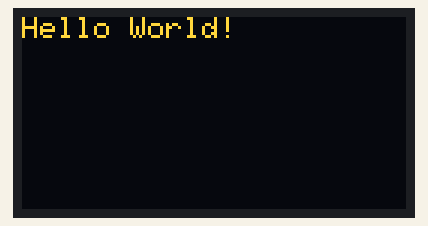
A sketch run on a simulated ESP32. Parts: 128×64 one-colour display. The OLED is the two-colour kind (top 16 rows yellow); what the sketch prints to the serial monitor is not drawn.

Above: at 3.1 s.
At 5.2 s:
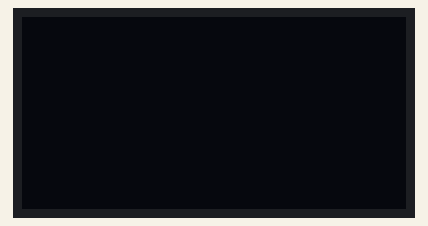

Measured:
- what the display in image 0 shows lasts 2.0 s, from 3.1 s to 5.1 s
- what the display in image 1 shows lasts 1.0 s, from 5.1 s to 6.1 s

The sketch:

04_I2C_0_96_OLED.ino
```cpp
#include <Wire.h>
#include <Adafruit_GFX.h>
#include <Adafruit_SSD1306.h>
#define SCREEN_WIDTH 128  // OLED display width, in pixels
#define SCREEN_HEIGHT 64  // OLED display height, in pixels
#define OLED_RESET -1     // Reset pin # (or -1 if sharing Arduino reset pin)

#define ESP32S3

#ifdef ESP32S3
#define OLED_SDA_PIN 8  // Default: GPIO 8, can be assigned to any pin
#define OLED_SCL_PIN 9  // Default: GPIO 9
#endif


// Declaration for an SSD1306 display connected to I2C (SDA, SCL pins)
Adafruit_SSD1306 display(SCREEN_WIDTH, SCREEN_HEIGHT, &Wire, OLED_RESET);


void setup() {
  Serial.begin(115200);
  delay(1000);
#ifdef ESP32S3
  Wire.begin(OLED_SDA_PIN, OLED_SCL_PIN);  // define I2C pins
#endif
  if (!display.begin(SSD1306_SWITCHCAPVCC, 0x3C)) {  // Address 0x3D for 128x64
    Serial.println(F("SSD1306 allocation failed"));
    for (;;)
      ;
  }
  delay(2000);
  display.clearDisplay();
  display.setTextSize(1);
  display.setTextColor(WHITE);
  display.setCursor(0, 0);
  display.print("Hello World!");
  display.display();
  Serial.println("Hello world.");
}

void loop() {
  display.setCursor(0, 0);
  display.print("Hello World!");
  display.display();
  delay(2000);
  display.clearDisplay();
  display.display();
  Serial.println("Hello world.");
  delay(1000);
}
```
